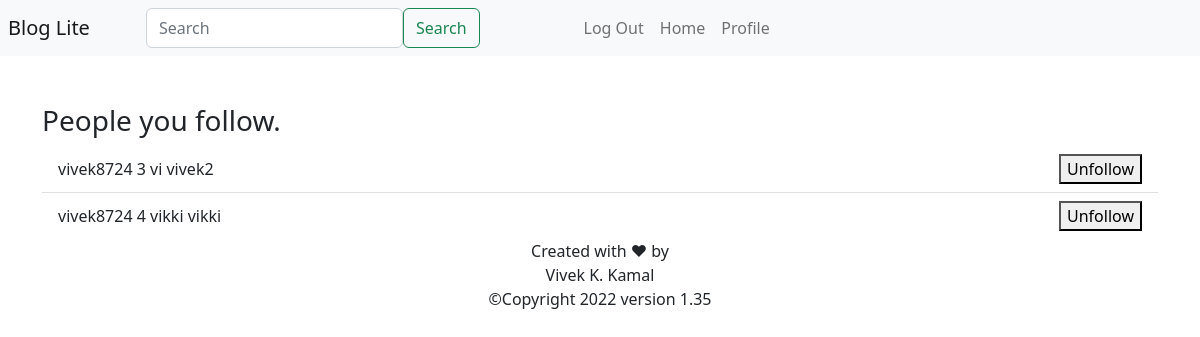
/following/vivek8724 (signed in), run on an earlier commit of the app's database.
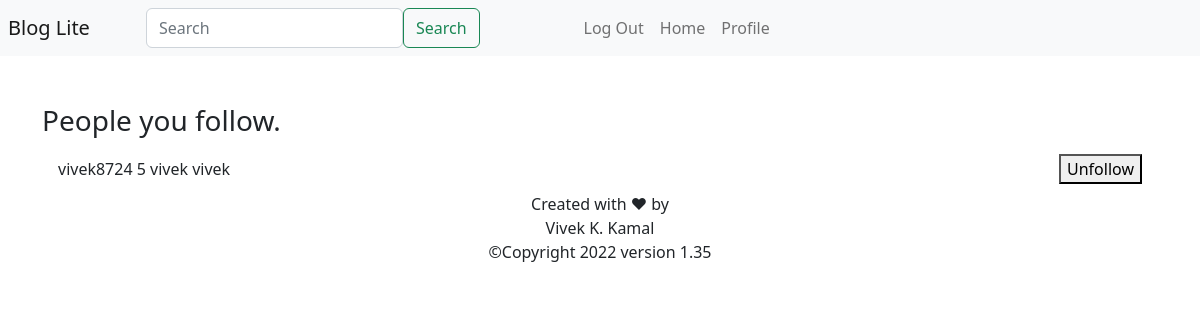
And on a later commit of the database.
### Website/app_models.py (models this page shows)
class User(db.Model, UserMixin):
    id = db.Column(db.Integer, primary_key=True)
    name = db.Column(db.String(20))
    user_name = db.Column(db.String(20), unique=True)
    password = db.Column(db.String(20))
    profile_pic = db.Column(db.LargeBinary)
    followers = db.relationship('Follower')
    followings = db.relationship('Following')

class Following(db.Model):
    id = db.Column(db.Integer, primary_key=True)
    user_id = db.Column(db.Integer, db.ForeignKey('user.id'))
    following_id = db.Column(db.Integer)

### Website/app_auth.py (the view)
@app_auth.route('/following/<user_name>', methods=['GET', 'POST'])
@login_required
def following(user_name):
    user = User.query.filter_by(user_name=user_name).first()
    return render_template('following_page.html', user=user)

### Website/__init__.py (called while the page is built)
def create_app():
    app = Flask(__name__)
    app.config['SECRET_KEY'] = "It's Vivek"
    app.config['SQLALCHEMY_DATABASE_URI'] = f'sqlite:///{DB_NAME}'
    db.init_app(app)
    login_manager = LoginManager()
    login_manager.login_view = 'app_auth.login'
    login_manager.login_message = u"Log in to access the page"
    login_manager.init_app(app)
    @login_manager.user_loader
    def load_user(id):
        return User.query.get(int(id))
    from .app_views import app_views
    from .app_auth import app_auth
    app.register_blueprint(app_views, url_prefix='/')
    app.register_blueprint(app_auth, url_index='/')
    from .app_models import User, Post, Like, Comment, Following, Follower
    with app.app_context():
        db.create_all()
    return app

### Website/Templates/following_page.html (shortened to what this page needs)
{% extends "app_base.html" %}
{% block content %}
<h3>People you follow.</h3>
<ul class="list-group list-group-flush" id="notes">
    {% for flwg in user.followings %}
    <li class="list-group-item d-flex justify-content-between align-items-center">
        {{ user.user_name }}
        {{ flwg.id }} {{ user.query.filter_by(id=flwg.following_id).first().name }}
        {{ user.query.filter_by(id=flwg.following_id).first().user_name }}
        <button type="button" onClick="unFollowFromFollowingPage('{{ flwg.id }}', '{{ user.user_name }}')">
            Unfollow
        </button>
    </li>
    {% endfor %}
</ul>
{% endblock %}

### Website/Templates/app_base.html (shortened to what this page needs)
<!DOCTYPE html>
<html lang="en">
<head>
    <link href="https://cdn.jsdelivr.net/npm/bootstrap@5.2.2/dist/css/bootstrap.min.css" rel="stylesheet">
</head>
<body >
    <header class="navbar navbar-expand-sm navbar-light bg-light">
        <div class="collapse navbar-collapse" id="navbar">
            <div class="navbar-nav">
                {% if user.is_authenticated %}
                <a href="/" class="nav-item nav-link navbar-brand me-auto">Blog Lite</a>
                {% else %}
                <p class="nav-item navbar-brand me-auto">BLOG Lite</p>
                {% endif %}
                {% if user.is_authenticated %}
                <form class="navbar-nav mx-5" method="POST" action="{{ url_for('app_auth.search') }}">
                  <input class="form-control" required name="searched" type="search" placeholder="Search" aria-label="Search">
                  <button class="btn btn-outline-success" type="submit">Search</button>
                </form>
                <ul class="navbar-nav ms-5">
                  <li class="nav-item">
                    <a href="/log-out" class="nav-link" id="logout">Log Out</a>
                  </li>
                  <li class="nav-item">
                    <a href="/" class="nav-link" id="home">Home</a>
                  </li>
                  <li class="nav-item">
                    <a href="/profile/{{ user.user_name }}" class="nav-link">Profile</a>
                  </li>
                  {% endif %}
                </ul>
            </div>
        </div>
    </header>
    <br>
    <br>
    <div class="container">
        {% block content %}
        {% endblock %}
    </div>
    </body>
    <footer>
        Created with &hearts; by<br>Vivek K. Kamal<br>&copy;Copyright 2022 version 1.35
    </footer>
</html>

### Website/Templates/app_base.html (style rules this page uses)
footer { text-align: center; bottom }

What changed in the data, as far as the page shows it:
removed Following: {{ user.user_name }} "vivek8724", id "3"
no longer on this page (row unchanged): User: query.filter_by "vi", query.filter_by "vivek2"
removed Following: {{ user.user_name }} "vivek8724", id "4"
no longer on this page (row unchanged): User: query.filter_by "vikki"
added Following: {{ user.user_name }} "vivek8724", id "5"
now on this page (row unchanged): User: query.filter_by "vivek"
